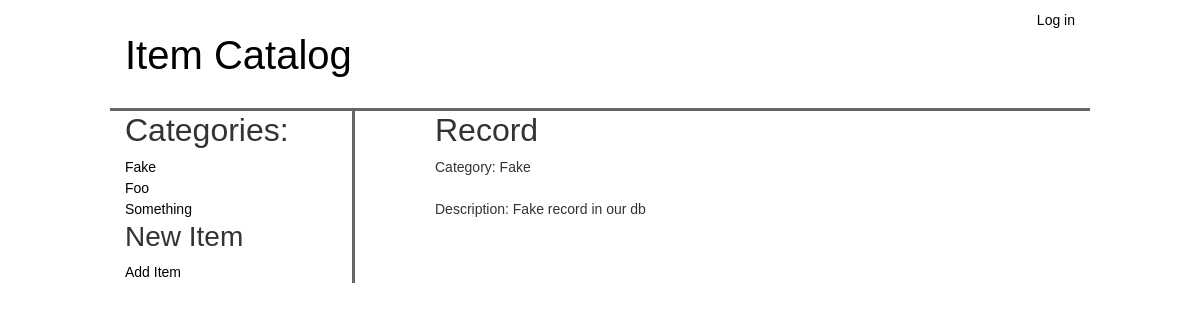
Page /category/1/3/ on the committed database.
### db_setup.py (models this page shows, shortened)
class Category(Base):
    __tablename__ = 'category'
    id = Column(Integer, primary_key=True)
    name = Column(String(80), nullable=False)

class Item(Base):
    __tablename__ = 'item'
    id = Column(Integer, primary_key=True)
    name = Column(String(80), nullable=False)
    description = Column(Text)
    category_id = Column(Integer, ForeignKey('category.id'))
    category = relationship(Category)
    user_id = Column(Integer, ForeignKey('user.id'))
    user = relationship(User)

### app.py (the view)
@app.route('/category/<int:category_id>/<int:item_id>/')
def show_item(category_id, item_id):
    categories = db.get_all_categories()
    category = db.get_category(category_id)
    item = db.get_item(item_id)
    return render_template('item.html', categories=categories, category=category, item=item)

### db_setup.py (called while the page is built)
def get_category(category_id: int) -> Category:
    category = session.query(Category).filter_by(id=category_id).one()
    return category

def get_all_categories() -> Query:
    categories = session.query(Category).order_by(asc(Category.name))
    return categories

def get_item(item_id: int) -> Query:
    item = session.query(Item).filter_by(id=item_id).one()
    return item

### templates/item.html (shortened to what this page needs)
{% extends "main.html" %}
{% block body %}
    <h2>{{ item.name }}</h2>
    Category: {{ category.name }}
    <br>
    <br>
    Description: {{ item.description }}
    <br>
    <br>
{% endblock %}

### templates/main.html (shortened to what this page needs)
{% extends "base.html" %}
{% block content %}
    <div class="row main-content">
        <div class="col-sm-3 categories-sidebar">
            <h2>Categories:</h2>
            {% for category in categories %}
                <a href="{{ url_for('show_category',category_id=category.id) }}">{{ category.name }}</a>
                <br>
            {% endfor %}
            <h3>New Item</h3>
            {% if category %}
                <a href="{{ url_for('add_item', category_id=category.id) }}">Add Item</a>
            {% else %}
                <a href="{{ url_for('add_item') }}">Add Item</a>
            {% endif %}
        </div>
        <div class="col-sm-9 content-space">
            {% block body %}
            {% endblock %}
        </div>
    </div>
{% endblock %}

### static/styles.css (style rules this page uses)
body { position: relative; font-family: Helvetica, Arial, sans-serif; font-size: 14px; max-width: 1000px; margin: 0 auto; padding: 10px; color: #333; }
a { color: black; }
.main-content { border-top: 3px solid #666; }
.categories-sidebar { border-right: 3px solid #666; }
.content-space { padding-left: 80px; }

### rows in the picture
Category: name "Fake"
Category: name "Foo"
Category: name "Something"
Item: name "Record", description "Fake record in our db"
